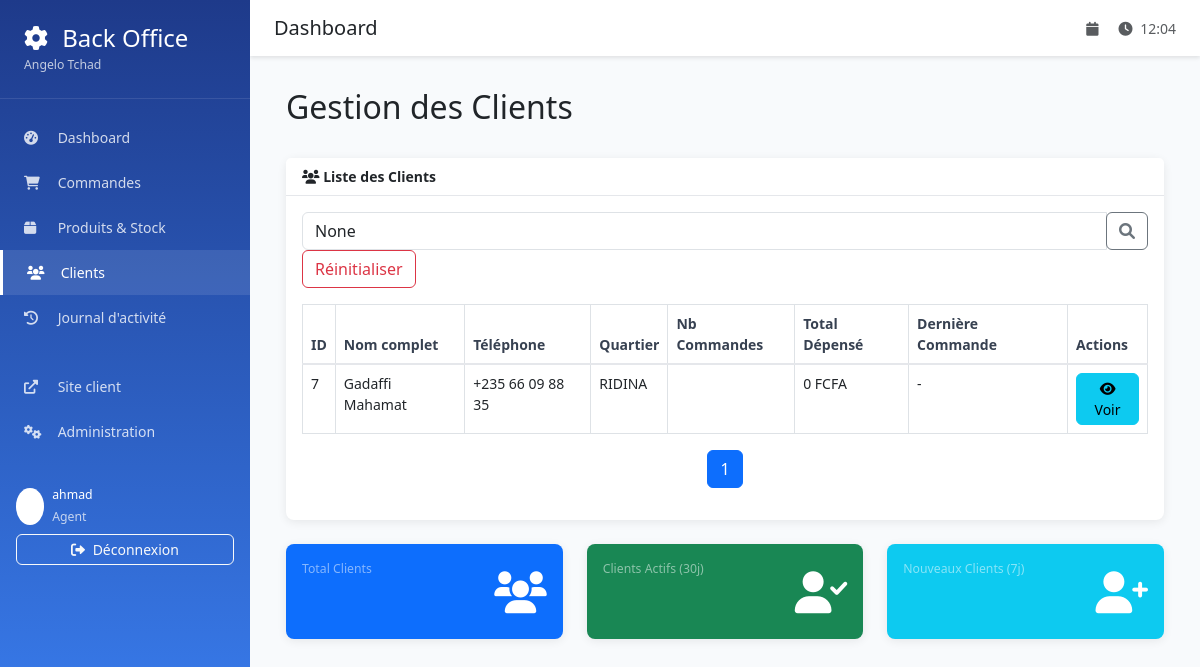
Page /backoffice/clients/ (signed in) on the committed database.
### backoffice/models.py (models this page shows, shortened)
class AgentProfile(models.Model):
    ROLE_CHOICES = [
        ('agent', 'Agent'),
        ('supervisor', 'Superviseur'),
        ('manager', 'Manager'),
        ('admin', 'Administrateur'),
    ]
    user = models.OneToOneField(
        User,
        on_delete=models.CASCADE,
        verbose_name="Utilisateur"
    )
    role = models.CharField(
        max_length=20,
        choices=ROLE_CHOICES,
        default='agent',
        verbose_name="Rôle"
    )
    phone_number = models.CharField(
        max_length=17,
        blank=True,
        verbose_name="Numéro de téléphone"
    )
    is_active = models.BooleanField(default=True, verbose_name="Actif")
    created_at = models.DateTimeField(auto_now_add=True)
    class Meta:
        verbose_name = "Profil Agent"
        verbose_name_plural = "Profils Agents"

### orders/models.py (models this page shows, shortened)
class Client(models.Model):
    first_name = models.CharField(max_length=100, verbose_name="Prénom")
    last_name = models.CharField(max_length=100, verbose_name="Nom")
    phone_regex = RegexValidator(
        regex=r'^\+235\s?\d{2}\s?\d{2}\s?\d{2}\s?\d{2}$',
        message="Le numéro doit être au format: +235 XX XX XX XX"
    )
    phone_number = models.CharField(
        validators=[phone_regex],
        max_length=17,
        verbose_name="Numéro de téléphone"
    )
    neighborhood = models.CharField(max_length=200, verbose_name="Quartier")
    address_details = models.TextField(blank=True, verbose_name="Détails de l'adresse")
    created_at = models.DateTimeField(auto_now_add=True)
    class Meta:
        verbose_name = "Client"
        verbose_name_plural = "Clients"
        ordering = ['last_name', 'first_name']
    @property
    def full_name(self):
        return f"{self.first_name} {self.last_name}"

### backoffice/views.py (the view, shortened to what this page needs)
# urls.py: path('clients/', views.clients_list, name='clients_list'),
@login_required
def clients_list(request):
    clients = Client.objects.annotate(
        orders_count=Count('order')
    ).order_by('-orders_count')
    search = request.GET.get('search')
    paginator = Paginator(clients, 20)
    page_number = request.GET.get('page')
    page_obj = paginator.get_page(page_number)
    context = {
        'page_obj': page_obj,
        'search': search,
    }
    return render(request, 'backoffice/clients_list.html', context)

### templates/backoffice/clients_list.html (shortened to what this page needs)
{% extends 'backoffice/base.html' %}
{% load static %}
{% block content %}
<div class="container-fluid">
    <div class="d-flex justify-content-between align-items-center mb-4">
        <h2>Gestion des Clients</h2>
    </div>
    <div class="card mb-4">
        <div class="card-header">
            <i class="fas fa-users mr-1"></i>
            Liste des Clients
        </div>
        <div class="card-body">
            <form method="GET" class="form-inline mb-3">
                <div class="input-group mr-2">
                    <input type="text" name="search" class="form-control" placeholder="Rechercher un client..." value="{{ search }}">
                    <div class="input-group-append">
                        <button class="btn btn-outline-secondary" type="submit"><i class="fas fa-search"></i></button>
                    </div>
                </div>
                <a href="{% url 'backoffice:clients_list' %}" class="btn btn-outline-danger">Réinitialiser</a>
            </form>
            <div class="table-responsive">
                <table class="table table-bordered" id="clientsTable" width="100%" cellspacing="0">
                    <thead>
                        <tr>
                            <th>ID</th>
                            <th>Nom complet</th>
                            <th>Téléphone</th>
                            <th>Quartier</th>
                            <th>Nb Commandes</th>
                            <th>Total Dépensé</th>
                            <th>Dernière Commande</th>
                            <th>Actions</th>
                        </tr>
                    </thead>
                    <tbody>
                        {% for client in page_obj %}
                        <tr>
                            <td>{{ client.id }}</td>
                            <td>{{ client.full_name }}</td>
                            <td>{{ client.phone_number }}</td>
                            <td>{{ client.neighborhood }}</td>
                            <td>
                                <span class="badge badge-info">{{ client.orders_count }}</span>
                            </td>
                            <td>
                                {% if client.total_spent %}
                                    {{ client.total_spent|floatformat:0 }} FCFA
                                {% else %}
                                    0 FCFA
                                {% endif %}
                            </td>
                            <td>
                                {% if client.last_order_date %}
                                    {{ client.last_order_date|date:"d/m/Y" }}
                                {% else %}
                                    -
                                {% endif %}
                            </td>
                            <td>
                                <a href="{% url 'backoffice:client_detail' client.id %}" class="btn btn-sm btn-info">
                                    <i class="fas fa-eye"></i> Voir
                                </a>
                            </td>
                        </tr>
                        {% empty %}
                        <tr>
                            <td colspan="8" class="text-center">Aucun client trouvé.</td>
                        </tr>
                        {% endfor %}
                    </tbody>
                </table>
            </div>
            <nav aria-label="Page navigation example">
                <ul class="pagination justify-content-center">
                    {% for i in page_obj.paginator.page_range %}
                        {% if page_obj.number == i %}
                            <li class="page-item active"><a class="page-link" href="#">{{ i }}</a></li>
                        {% else %}
                            <li class="page-item"><a class="page-link" href="?page={{ i }}{% if search %}&search={{ search }}{% endif %}">{{ i }}</a></li>
                        {% endif %}
                    {% endfor %}
                </ul>
            </nav>
        </div>
    </div>
    <div class="row">
        <div class="col-md-4">
            <div class="card bg-primary text-white mb-4">
                <div class="card-body">
                    <div class="d-flex justify-content-between">
                        <div>
                            <div class="text-white-50 small">Total Clients</div>
                        </div>
                        <div class="fa-3x text-white-25">
                            <i class="fas fa-users"></i>
                        </div>
                    </div>
                </div>
            </div>
        </div>
        <div class="col-md-4">
            <div class="card bg-success text-white mb-4">
                <div class="card-body">
                    <div class="d-flex justify-content-between">
                        <div>
                            <div class="text-white-50 small">Clients Actifs (30j)</div>
                        </div>
                        <div class="fa-3x text-white-25">
                            <i class="fas fa-user-check"></i>
                        </div>
                    </div>
                </div>
            </div>
        </div>
        <div class="col-md-4">
            <div class="card bg-info text-white mb-4">
                <div class="card-body">
                    <div class="d-flex justify-content-between">
                        <div>
                            <div class="text-white-50 small">Nouveaux Clients (7j)</div>
                        </div>
                        <div class="fa-3x text-white-25">
                            <i class="fas fa-user-plus"></i>
                        </div>
                    </div>
                </div>
            </div>
        </div>
    </div>
</div>
{% endblock %}

### templates/backoffice/base.html (shortened to what this page needs)
<!DOCTYPE html>
<html lang="fr">
<head>
    <link href="https://cdn.jsdelivr.net/npm/bootstrap@5.3.0/dist/css/bootstrap.min.css" rel="stylesheet">
    <link href="https://cdnjs.cloudflare.com/ajax/libs/font-awesome/6.0.0/css/all.min.css" rel="stylesheet">
</head>
<body>
    <nav class="sidebar" id="sidebar">
        <div class="sidebar-header">
            <h4 class="mb-0">
                <i class="fas fa-cog me-2"></i>
                Back Office
            </h4>
            <small class="text-light opacity-75">Angelo Tchad</small>
        </div>
        <ul class="nav flex-column sidebar-nav">
            <li class="nav-item">
                <a class="nav-link {% if request.resolver_match.url_name == 'dashboard' %}active{% endif %}"
                   href="{% url 'backoffice:dashboard' %}">
                    <i class="fas fa-tachometer-alt"></i>
                    Dashboard
                </a>
            </li>
            <li class="nav-item">
                <a class="nav-link {% if 'orders' in request.resolver_match.url_name %}active{% endif %}"
                   href="{% url 'backoffice:orders_list' %}">
                    <i class="fas fa-shopping-cart"></i>
                    Commandes
                </a>
            </li>
            <li class="nav-item">
                <a class="nav-link {% if 'products' in request.resolver_match.url_name %}active{% endif %}"
                   href="{% url 'backoffice:products_list' %}">
                    <i class="fas fa-box"></i>
                    Produits & Stock
                </a>
            </li>
            <li class="nav-item">
                <a class="nav-link {% if 'clients' in request.resolver_match.url_name %}active{% endif %}"
                   href="{% url 'backoffice:clients_list' %}">
                    <i class="fas fa-users"></i>
                    Clients
                </a>
            </li>
            <li class="nav-item">
                <a class="nav-link {% if request.resolver_match.url_name == 'activity_log' %}active{% endif %}"
                   href="{% url 'backoffice:activity_log' %}">
                    <i class="fas fa-history"></i>
                    Journal d'activité
                </a>
            </li>
            <li class="nav-item mt-4">
                <a class="nav-link" href="{% url 'orders:home' %}" target="_blank">
                    <i class="fas fa-external-link-alt"></i>
                    Site client
                </a>
            </li>
            <li class="nav-item">
                <a class="nav-link" href="/admin/" target="_blank">
                    <i class="fas fa-cogs"></i>
                    Administration
                </a>
            </li>
        </ul>
        <div class="mt-auto p-3">
            <div class="d-flex align-items-center mb-2">
                <div class="bg-white bg-opacity-20 rounded-circle p-2 me-2">
                    <i class="fas fa-user"></i>
                </div>
                <div>
                    <small class="d-block">{{ user.get_full_name|default:user.username }}</small>
                    <small class="text-light opacity-75">{{ user.agentprofile.get_role_display }}</small>
                </div>
            </div>
            <a href="{% url 'backoffice:logout' %}" class="btn btn-outline-light btn-sm w-100">
                <i class="fas fa-sign-out-alt me-1"></i>
                Déconnexion
            </a>
        </div>
    </nav>
    <div class="main-content">
        <div class="top-navbar d-flex justify-content-between align-items-center">
            <div class="d-flex align-items-center">
                <h5 class="mb-0">{% block page_title %}Dashboard{% endblock %}</h5>
            </div>
            <div class="d-flex align-items-center">
                <span class="text-muted me-3">
                    <i class="fas fa-calendar me-1"></i>
                </span>
                <span class="text-muted">
                    <i class="fas fa-clock me-1"></i>
                    <span id="current-time"></span>
                </span>
            </div>
        </div>
        <div class="content-wrapper">
            {% block content %}{% endblock %}
        </div>
    </div>
</body>
</html>

### templates/backoffice/base.html (style rules this page uses)
:root { --primary-color: #1e3a8a; --secondary-color: #f8fafc; --accent-color: #3b82f6; --success-color: #10b981; --warning-color: #f59e0b; --danger-color: #ef4444; --sidebar-width: 250px; }
body { font-family: 'Segoe UI', Tahoma, Geneva, Verdana, sans-serif; background-color: var(--secondary-color); font-size: 14px; }
.sidebar { position: fixed; top: 0; left: 0; height: 100vh; width: var(--sidebar-width); background: linear-gradient(180deg, var(--primary-color), var(--accent-color)); color: white; z-index: 1000; transition: transform 0.3s ease; }
.sidebar-header { padding: 1.5rem; border-bottom: 1px solid rgba(255,255,255,0.1); }
.sidebar-nav { padding: 1rem 0; }
.sidebar-nav .nav-link { color: rgba(255,255,255,0.8); padding: 0.75rem 1.5rem; border: none; transition: all 0.3s ease; }
.sidebar-nav .nav-link:hover, .sidebar-nav .nav-link.active { color: white; background-color: rgba(255,255,255,0.1); border-left: 3px solid white; }
.sidebar-nav .nav-link i { width: 20px; margin-right: 10px; }
.main-content { margin-left: var(--sidebar-width); min-height: 100vh; transition: margin-left 0.3s ease; }
.top-navbar { background-color: white; box-shadow: 0 2px 4px rgba(0,0,0,0.1); padding: 1rem 1.5rem; margin-bottom: 2rem; }
.content-wrapper { padding: 0 1.5rem 2rem; }
.card { border: none; box-shadow: 0 2px 10px rgba(0,0,0,0.08); border-radius: 8px; }
.card-header { background-color: white; border-bottom: 1px solid #e5e7eb; font-weight: 600; }
.table th { font-weight: 600; color: #374151; border-bottom: 2px solid #e5e7eb; }
.badge { font-size: 0.75rem; padding: 0.4em 0.8em; }
.btn { border-radius: 6px; font-weight: 500; }

### rows in the picture
Client: id "7", full_name "Gadaffi Mahamat", phone_number "+235 66 09 88 35", neighborhood "RIDINA"

### other values in the picture
{{ user.get_full_name|default:user.username }} "ahmad"
{{ user.agentprofile.get_role_display }} "Agent"
{{ i }} "1"
